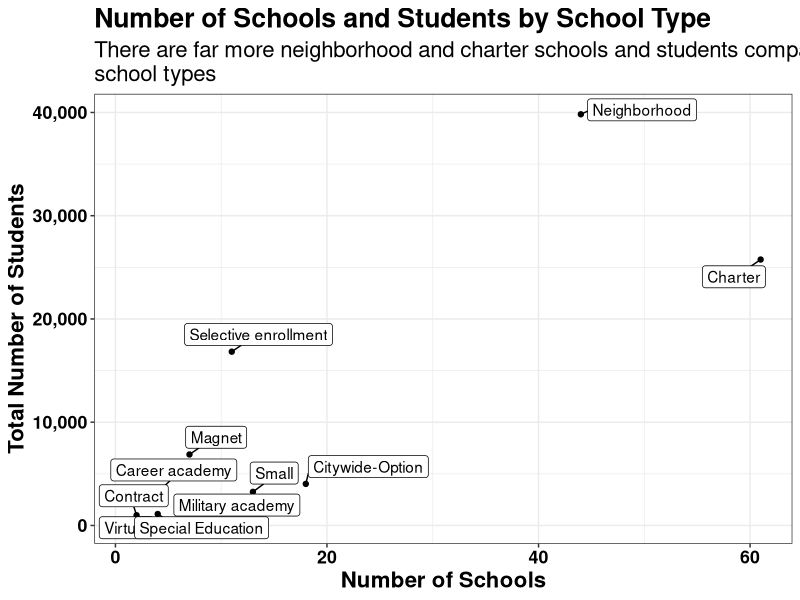

This chart was generated by the following R code:
library(tidyverse)
library(readr)
library(ggrepel)

# loading data sets
hs <- read_csv("data/school_progress_2024.csv", show_col_types = F) %>%
  filter(Primary_Category == "HS")

pop <- read_csv("data/school_profile_2024.csv", show_col_types = F) %>%
  filter(Primary_Category == "HS")

compiled <- merge(hs, pop, by = "School_ID", all.x = TRUE)

# summarizing data sets
student_count_total <- compiled %>%
  select(c(School_Type, Student_Count_Total)) %>%
  summarize(total_students = sum(Student_Count_Total),
            .by = School_Type)

type <- hs %>%
  summarize(num_schools = n(), .by = School_Type) %>%
  arrange(num_schools) %>%
  mutate(School_Type = factor(School_Type, levels = unique(School_Type), ordered = T))

# tidying data for scatterplot
df <- merge(type, student_count_total, by = "School_Type", all.x = TRUE) %>%
  arrange(num_schools) %>%
  mutate(School_Type = factor(School_Type, levels = unique(School_Type), ordered = T))

colnames(df) <- c("V1", "V2", "V3")

# scatterplot
ggplot(df,
       aes(x = V2,
           y = V3)) +
  geom_point() +
  geom_label_repel(aes(label = V1),
                   min.segment.length = 0.1) +
  theme_bw() +
  scale_y_continuous(labels = scales::comma) +
  labs(x = "Number of Schools",
       y = "Total Number of Students",
       title = "Number of Schools and Students by School Type",
       subtitle = "There are far more neighborhood and charter schools and students compared to other\nschool types") +
  theme(plot.title = element_text(color='black',face='bold'),
        axis.text = element_text(color='black',face='bold'),
        axis.title = element_text(color='black',face='bold'),
        legend.text = element_text(color='black',face='bold'),
        legend.title = element_text(color='black',face='bold'),
        text = element_text(size=16))
